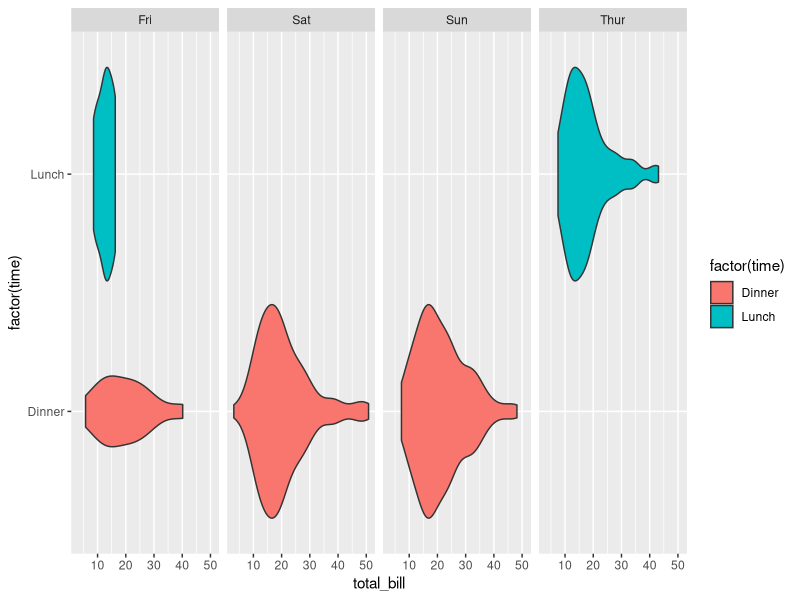

Write R code to recreate this figure.
library(ggplot2)
library(reshape2)

p <- ggplot(tips, aes(x=total_bill, y=factor(time), fill=factor(time)))
p = p + geom_violin()
p = p + facet_grid(cols=vars(day))
